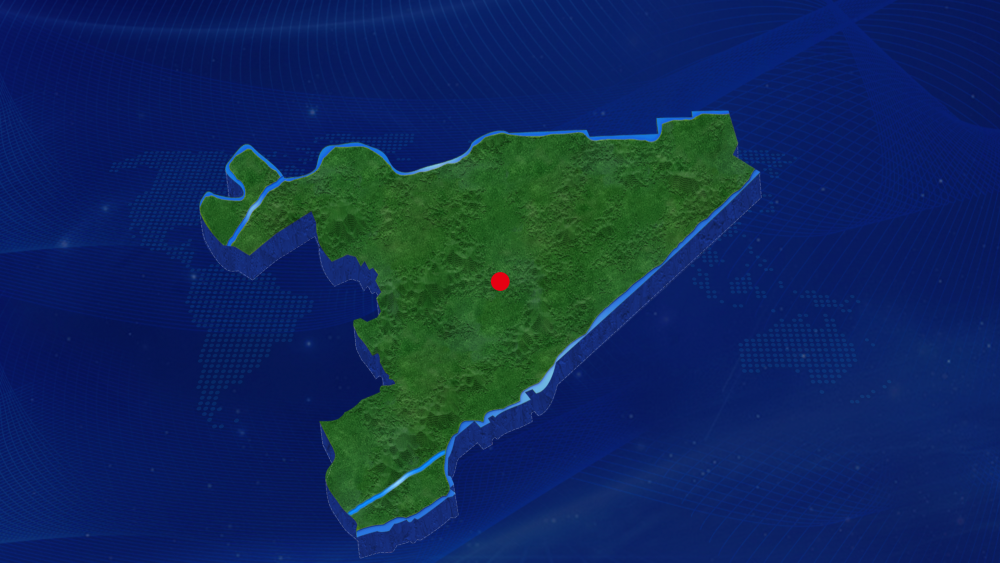
#> input picture map/baidu_map.png, 2000 x 1125 px (shown at 1/2 size)
$ python map_tiler2.py
#> lines starting #> are read from the running program, lines starting #| are printed output that depends on the picture
import math
import os
from PIL import Image

Image.MAX_IMAGE_PIXELS = None  # Disable DecompressionBombError


def lat_lon_to_pixels(lat, lon, zoom):
    """Convert latitude and longitude to pixel coordinates at a given zoom level."""
    n = 2.0 ** zoom
    x = ((lon + 180.0) / 360.0) * n * 256
    y = (1.0 - math.log(math.tan(math.radians(lat)) + 1 / math.cos(math.radians(lat))) / math.pi) / 2.0 * n * 256
    return x, y


def pixels_to_tile(px, py):
    """Convert pixel coordinates to tile coordinates."""
    return int(px / 256), int(py / 256)


def process_tile(img, x1, y1, x2, y2, output_path):
    """Process and save a single tile."""
    tile = img.crop((x1, y1, x2, y2))
    if tile.size != (256, 256):
        tile = tile.resize((256, 256), Image.LANCZOS)
    tile.save(output_path)


def cut_map_into_tiles(input_image_path, output_folder, left_lon, top_lat, right_lon, bottom_lat, min_zoom, max_zoom):
    # Get image dimensions without loading the entire image into memory
#> called with input_image_path = 'baidu_map.png', output_folder = 'tiles', left_lon = 120.2, top_lat = 33.56, right_lon = 120.6, bottom_lat = 33.38, min_zoom = 10, max_zoom = 13
    with Image.open(input_image_path) as img:
#> img is the input picture: PIL image 2000x1125 RGBA; mean R, G, B, A 14.5, 41.4, 90.1, 255
        img_width, img_height = img.size
#> img_width = 2000; img_height = 1125

    for zoom in range(min_zoom, max_zoom + 1):
        # Calculate pixel coordinates for the current zoom level
        left_px, top_py = lat_lon_to_pixels(top_lat, left_lon, zoom)
        right_px, bottom_py = lat_lon_to_pixels(bottom_lat, right_lon, zoom)

        # Calculate tile coordinates
        left_tile_x, top_tile_y = pixels_to_tile(left_px, top_py)
        right_tile_x, bottom_tile_y = pixels_to_tile(right_px, bottom_py)

        # Process tiles in chunks
        chunk_size = 10  # Adjust this value based on your system's memory capacity
        for chunk_y in range(top_tile_y, bottom_tile_y + 1, chunk_size):
            chunk_bottom = min(chunk_y + chunk_size, bottom_tile_y + 1)

            # Calculate the region to load
            y1 = max(0, (chunk_y * 256 - top_py) * img_height / (bottom_py - top_py))
#> y1 = 0
            y2 = min(img_height, (chunk_bottom * 256 - top_py) * img_height / (bottom_py - top_py))
#> y2 = 1125

            # Load only the necessary part of the image
            with Image.open(input_image_path) as img:
                img_chunk = img.crop((0, y1, img_width, y2))

            for tile_y in range(chunk_y, chunk_bottom):
                for tile_x in range(left_tile_x, right_tile_x + 1):
                    # Calculate pixel coordinates for this tile in the original image
                    x1 = max(0, (tile_x * 256 - left_px) * img_width / (right_px - left_px))
                    y1 = max(0, (tile_y * 256 - top_py) * img_height / (bottom_py - top_py) - y1)
                    x2 = min(img_width, ((tile_x + 1) * 256 - left_px) * img_width / (right_px - left_px))
                    y2 = min(img_chunk.height, ((tile_y + 1) * 256 - top_py) * img_height / (bottom_py - top_py) - y1)

                    # Ensure the directory exists
                    os.makedirs(f"{output_folder}/{zoom}", exist_ok=True)

                    # Process and save the tile
                    tile_path = f"{output_folder}/{zoom}/{tile_x}_{tile_y}.png"
                    process_tile(img_chunk, x1, y1, x2, y2, tile_path)
#> this loop made 2 passes
#> pass 1, in process_tile, `tile = img.crop((x1, y1, x2, y2))`:
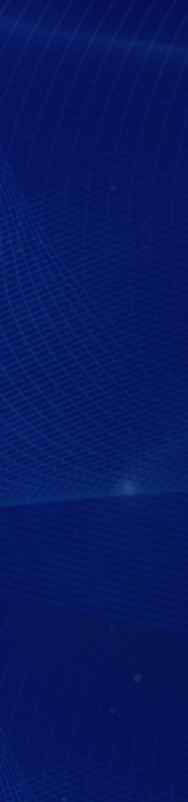
#> tile: PIL image 188x802 RGBA; mean R, G, B, A 6.6, 24.4, 96, 255
#> pass 1, in process_tile, `tile = tile.resize((256, 256), Image.LANCZOS)`:
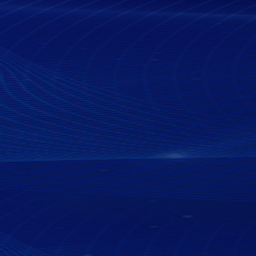
#> tile: PIL image 256x256 RGBA; mean R, G, B, A 6.6, 24.4, 96, 255
#> pass 1, in process_tile (call 2), `tile = img.crop((x1, y1, x2, y2))`:
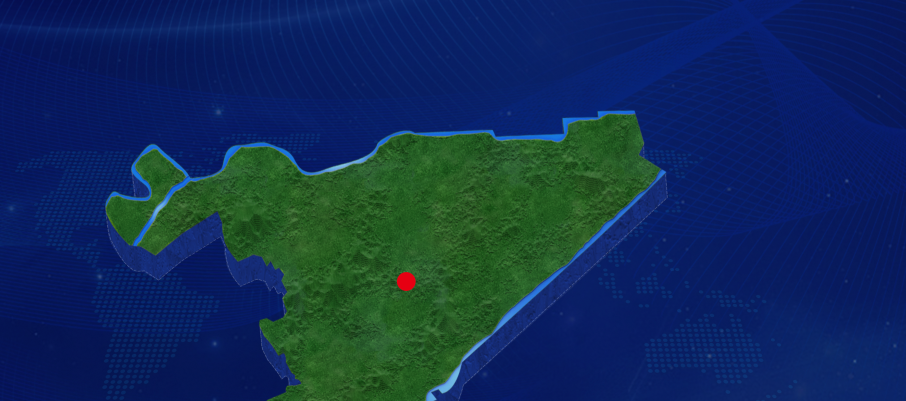
#> tile: PIL image 1812x802 RGBA (shown at 1/2 size); mean R, G, B, A 16, 44.6, 86.3, 255
#> pass 1, in process_tile (call 2), `tile = tile.resize((256, 256), Image.LANCZOS)`:
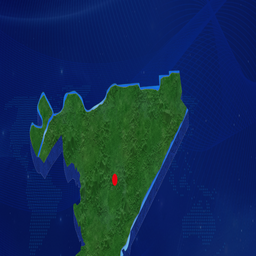
#> tile: PIL image 256x256 RGBA; mean R, G, B, A 16, 44.6, 86.3, 255

        print(f"Finished generating tiles for zoom level {zoom}")


# Example usage
input_image = "baidu_map.png"  # Replace with your input image path
output_folder = "tiles"  # Replace with your desired output folder

# Parameters from the second image
left_lon, top_lat = 120.198916701233, 33.5571149745214
right_lon, bottom_lat = 120.575219608545, 33.3807822525195

33.5571149745214, 120.198916701233
33.3807822525195, 120.575219608545

# Additional parameters
min_zoom = 10
max_zoom = 13

cut_map_into_tiles(input_image, output_folder, left_lon, top_lat, right_lon, bottom_lat, min_zoom, max_zoom)
